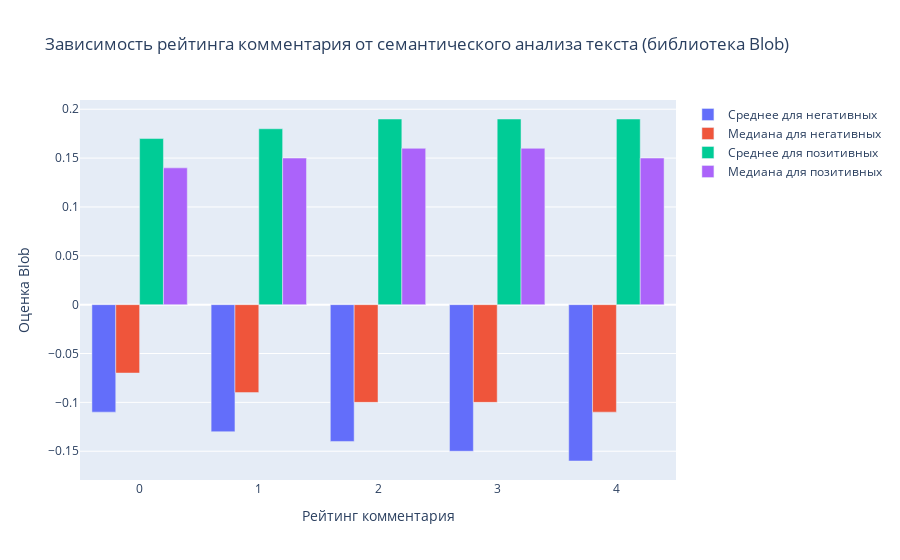

Notebook cell for this chart:
### Code cell
# сравнивать для наглядности будем также медианное и среднее значение
blob_plot = go.Figure()

# для - среднего
blob_plot.add_trace(go.Bar(
   x=blob_neg_df['score'],
   y=blob_neg_df['mean'],
   name='Среднее для негативных')
)

# для - медианы
blob_plot.add_trace(go.Bar(
   x=blob_neg_df['score'],
   y=blob_neg_df['median'],
   name='Медиана для негативных')
)

# для + среднего
blob_plot.add_trace(go.Bar(
   x=blob_pos_df['score'],
   y=blob_pos_df['mean'],
   name='Среднее для позитивных')
)

# для - среднего
blob_plot.add_trace(go.Bar(
   x=blob_pos_df['score'],
   y=blob_pos_df['median'],
   name='Медиана для позитивных')
)

# добавляем подписи
blob_plot.update_layout(
   title='Зависимость рейтинга комментария от семантического анализа текста (библиотека Blob)',
   xaxis_title='Рейтинг комментария',
   yaxis_title='Оценка Blob'
)

### Figure 1 — Plotly figure (JSON) as saved in the notebook; plotly's stock layout.template omitted (floating-point values rounded to 4 significant figures)
{"data": [{"name": "Среднее для негативных", "type": "bar", "x": [0, 1, 2, 3, 4], "y": [-0.11, -0.13, -0.14, -0.15, -0.16]}, {"name": "Медиана для негативных", "type": "bar", "x": [0, 1, 2, 3, 4], "y": [-0.07, -0.09, -0.1, -0.1, -0.11]}, {"name": "Среднее для позитивных", "type": "bar", "x": [0, 1, 2, 3, 4], "y": [0.17, 0.18, 0.19, 0.19, 0.19]}, {"name": "Медиана для позитивных", "type": "bar", "x": [0, 1, 2, 3, 4], "y": [0.14, 0.15, 0.16, 0.16, 0.15]}], "layout": {"title": {"text": "Зависимость рейтинга комментария от семантического анализа текста (библиотека Blob)"}, "xaxis": {"title": {"text": "Рейтинг комментария"}}, "yaxis": {"title": {"text": "Оценка Blob"}}}}
